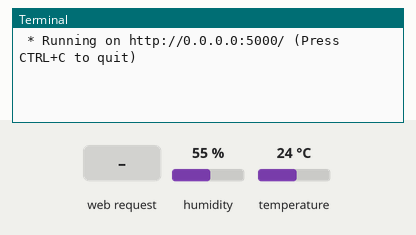
Recording of a program running on a simulated Raspberry Pi (BCM pin numbers). Shown: the last lines printed to the terminal. Inputs (shaded band) come from the test bench; at power-on: humidity 55 %, temperature 24 °C. The clock reads 2024-03-15 10:24:30 at power-on unless the program sets it; library files of the repository ran but are not shown: dht22_sensor.py.

Above: at 1.2 s.
1.3 s: HTTP request for /api/v1/1 received
At 2.1 s:
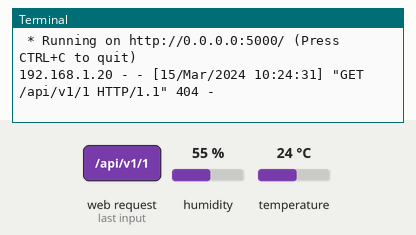
3.0 s: HTTP request for / received
At 3.7 s:
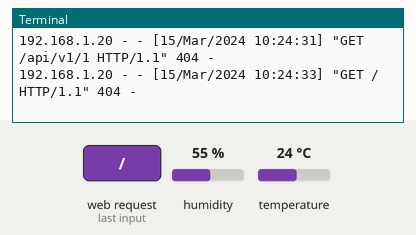

Measured:
- after the input at 1.3 s, the terminal: prints a new line after 0.26 s (image 1)
- after the input at 3.0 s, the terminal: prints a new line at once (image 2)

The program:

rest_api.py
```python
"""
Author:         Simo Kauranen
Description:    Get Flask web server running and wake up DHT22Sensor instance.
                Serve client through REST API / JSON
Note:           This code should run in Raspberry Pi device.

"""

from flask import Flask
from flask import jsonify
from flask import abort
import dht22_sensor
from datetime import datetime

# Get the server running
app = Flask(__name__)

# Wake up instance of dht22 in this Raspberry Pi
sensor = dht22_sensor.DHT22Sensor("kamk_11")

# Set up URL path for REST API
@app.route('/api/v1/<sensor_id>')
def api_v1_sensor(sensor_id):
    sensorInfo = sensor.getSensorInfo()
    if sensorInfo.sensorID != sensor_id: # If not my sensor ID return 404
        return abort(404)
    # Make dictionary out of sensor readings and serve as JSON
    dict = {"sensor_id": sensorInfo.sensorID,
            "temperature": sensorInfo.temperature,
            "humidity": sensorInfo.humidity}
    return jsonify(dict)

if __name__ == '__main__':
    app.run(host='0.0.0.0') # Allow requests from all IPs
```
